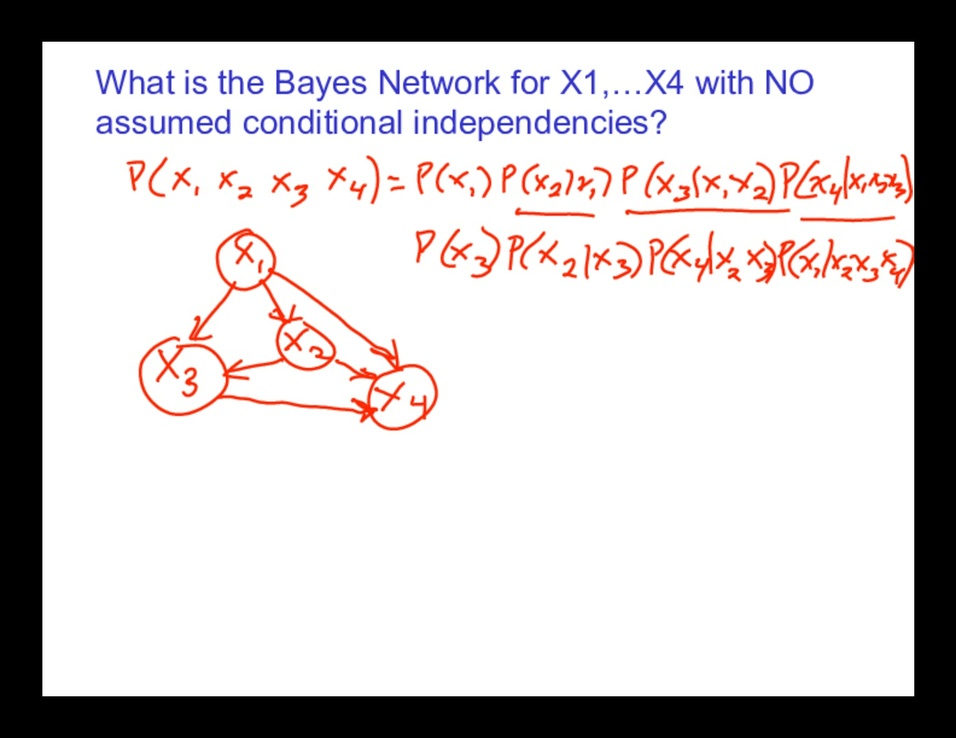
#> input picture Improved-Dataset/12_9/ppt.jpg, 956 x 738 px, shrunk from 1398 x 1080 before the run, found by its file name
$ python edge.py
#> lines starting #> are read from the running program, lines starting #| are printed output that depends on the picture; after the words box and inside, x2 and y2 are one past the last pixel; in counts of white or black regions, pixels touching at a corner belong together
import cv2 as cv
import os
import matplotlib.pyplot as plt
import numpy as np
from pprint import *
from tqdm import tqdm
import math

def edge_detection(im):
    im = cv.adaptiveThreshold(im, 255, cv.ADAPTIVE_THRESH_GAUSSIAN_C, cv.THRESH_BINARY, 11, 2)
    dx = cv.Sobel(im, cv.CV_64F, 1, 0, ksize=5)
    dy = cv.Sobel(im, cv.CV_64F, 0, 1, ksize=5)
    gradient = np.sqrt(np.multiply(dx, dx) + np.multiply(dy, dy))
    max_val = np.amax(gradient)
    min_val = np.amin(gradient)
    norm_gradient = np.around(255 * (gradient - min_val) / (max_val - min_val))
    norm_gradient = norm_gradient.astype(np.uint8)
    # norm_gradient = cv.bilateralFilter(norm_gradient,9,75,75)
    # norm_gradient = cv.GaussianBlur( norm_gradient, (3,3), 0);
    # norm_gradient = cv.medianBlur(norm_gradient,5)
    return norm_gradient


def crop_image(im, w, h):
    colsum = np.sum(im, axis=1)
    rowsum = np.sum(im, axis=0)
    w_mid = w // 2
    h_mid = h // 2
    idx1 = np.argmax(colsum[6:h_mid])
    idx2 = np.argmax(colsum[h_mid:h - 6])
    idx3 = np.argmax(rowsum[6:w_mid])
    idx4 = np.argmax(rowsum[w_mid:w - 6])
    val1 = colsum[idx1+6]
    val2 = colsum[idx2+h_mid]
    val3 = rowsum[6+idx3]
    val4 = rowsum[idx4+w_mid]
    # print(rowsum.size)
    # print(val1+val2+val3+val4, idx1, idx2, idx3, idx4)
    threshold = np.double(0.02)
    if val1 + val2 + val3 + val4 < threshold*np.double(np.sum(colsum)):
        return im
    else:
        return im[idx1+6:idx2 + h_mid, idx3+6:idx4 + w_mid]
def testing():
    slides = []
    slide_name = []
    ppt = []
    ppt_name = []
    ans_range = []
    index = 0
    img = cv.imread(os.path.join("Dataset", "12_9", "ppt.jpg"))
#> img is the input picture: shape (738, 956, 3); mean B, G, R 198.7, 198.1, 202.7
    h, w, _ = img.shape
#> h = 738; w = 956
    imgray = cv.cvtColor(img, cv.COLOR_BGR2GRAY)
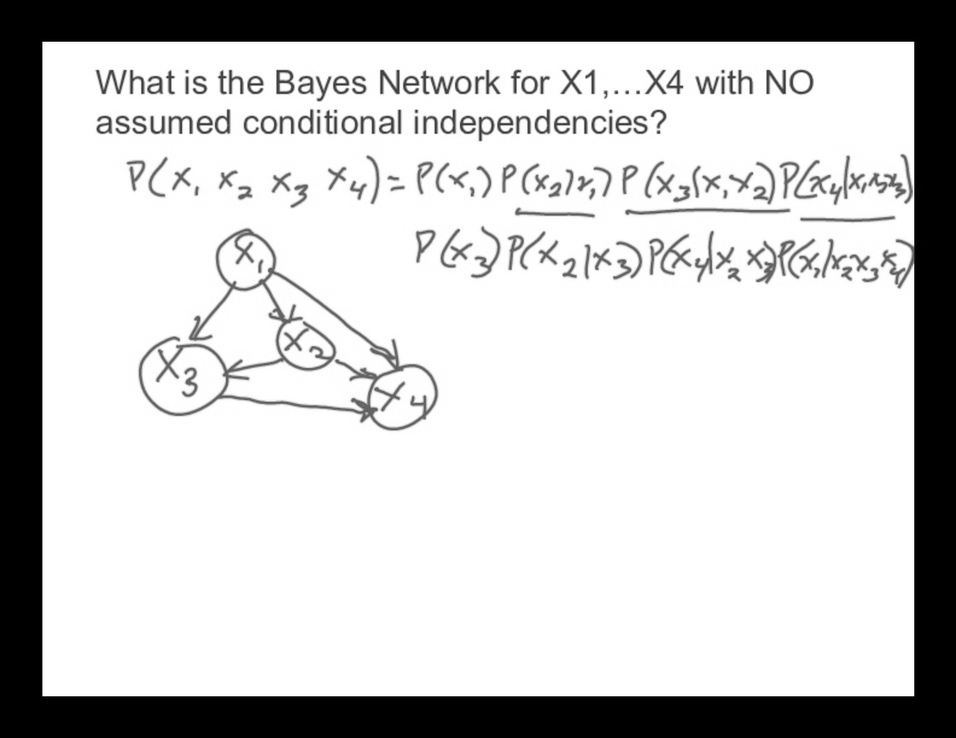
#> imgray: shape (738, 956); min 0, max 255, mean 199.5
    edgy = edge_detection(imgray)
#> in edge_detection, `im = cv.adaptiveThreshold(im, 255, cv.ADAPTIVE_THRESH_GAUSSIAN_C, cv.T..`:
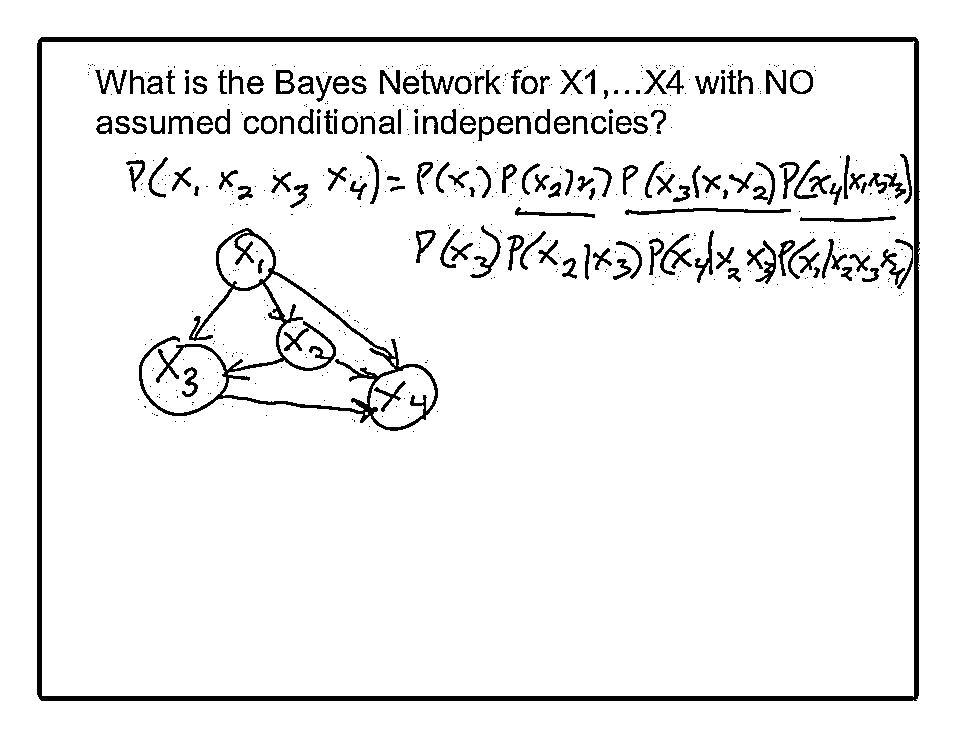
#> im: shape (738, 956); 93.8% white; 557 black regions (408 under 20 px), largest, box (x1, y1, x2, y2) and area: (37, 37, 920, 701) 15317, (139, 228, 438, 431) 6002, (625, 208, 791, 215) 534
#> in edge_detection, `dx = cv.Sobel(im, cv.CV_64F, 1, 0, ksize=5)`:
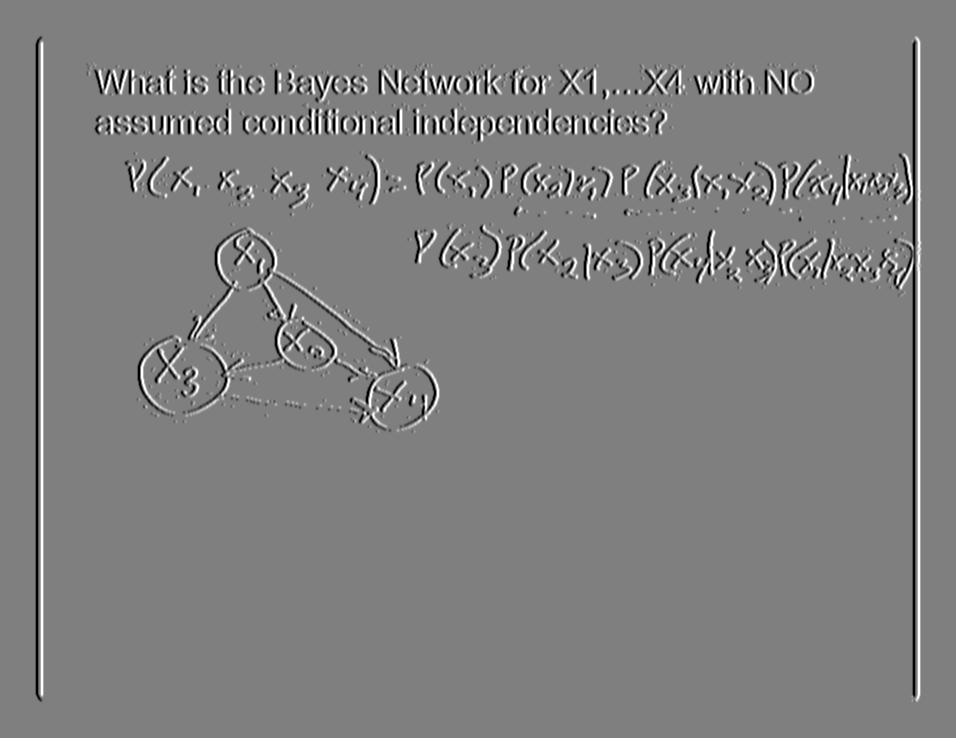
#> dx: shape (738, 956) float64; min -12240, max 12240, mean 0; drawn with min black and max white
#> in edge_detection, `dy = cv.Sobel(im, cv.CV_64F, 0, 1, ksize=5)`:
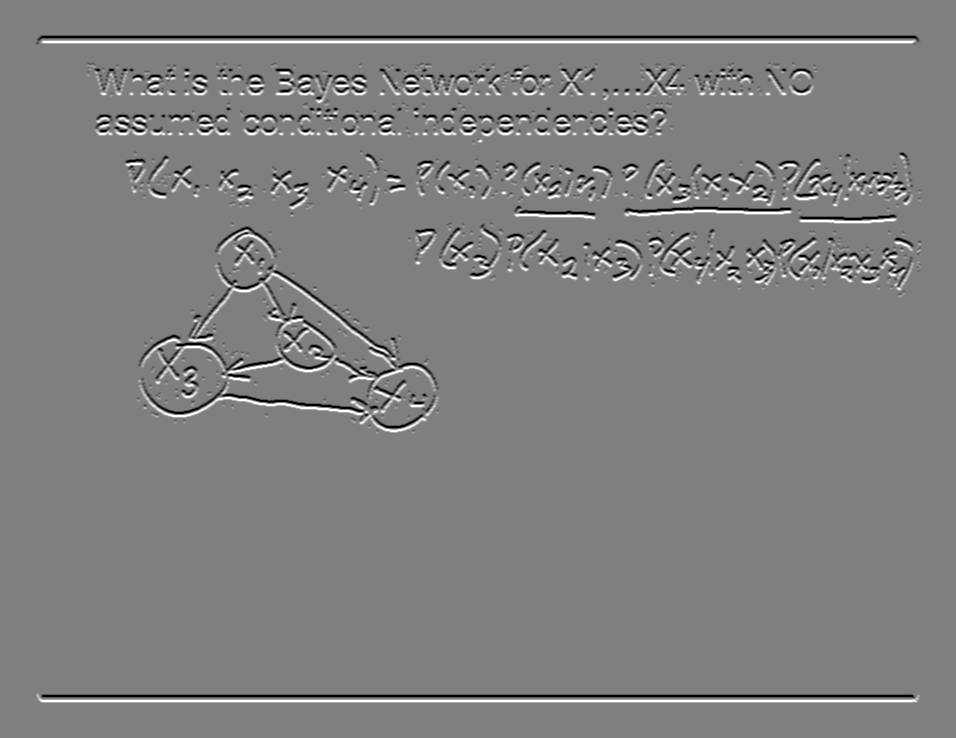
#> dy: shape (738, 956) float64; min -12240, max 12240, mean 0; drawn with min black and max white
#> in edge_detection, `gradient = np.sqrt(np.multiply(dx, dx) + np.multiply(dy, dy))`:
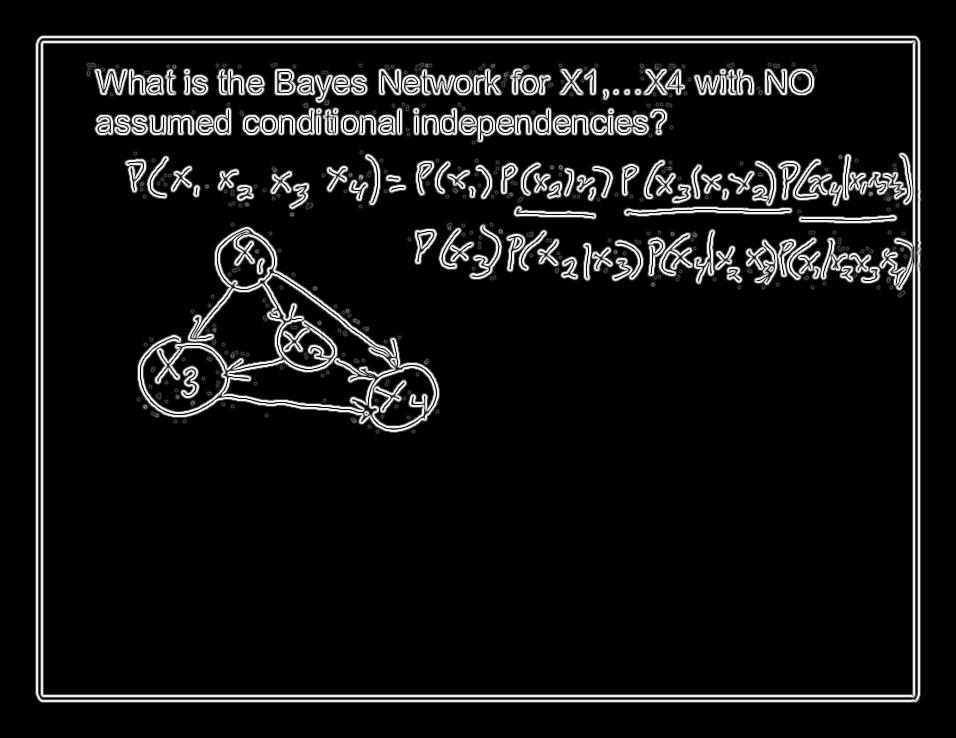
#> gradient: shape (738, 956) float64; min 0, max 13072.3, mean 1040.2; drawn with min black and max white
#> in edge_detection, `max_val = np.amax(gradient)`: max_val = 13072.3
#> in edge_detection, `min_val = np.amin(gradient)`: min_val = 0
    img = edgy
    # img = crop_image(edgy, w, h)
    img_mean = img.mean()
#> img_mean = 20.3
    img_dev = img.std()
#> img_dev = 59.09
    img_normalized = [(x - img_mean)/img_dev for x in img]
#> img_normalized = 738 items
    plt.imshow(img_normalized)
    plt.show()
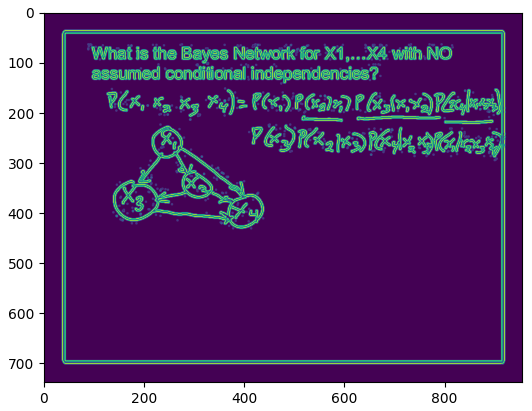
#> figure drawn by matplotlib, 1 panel
testing()
#09_322.jpg   08_1ppt.jpg
